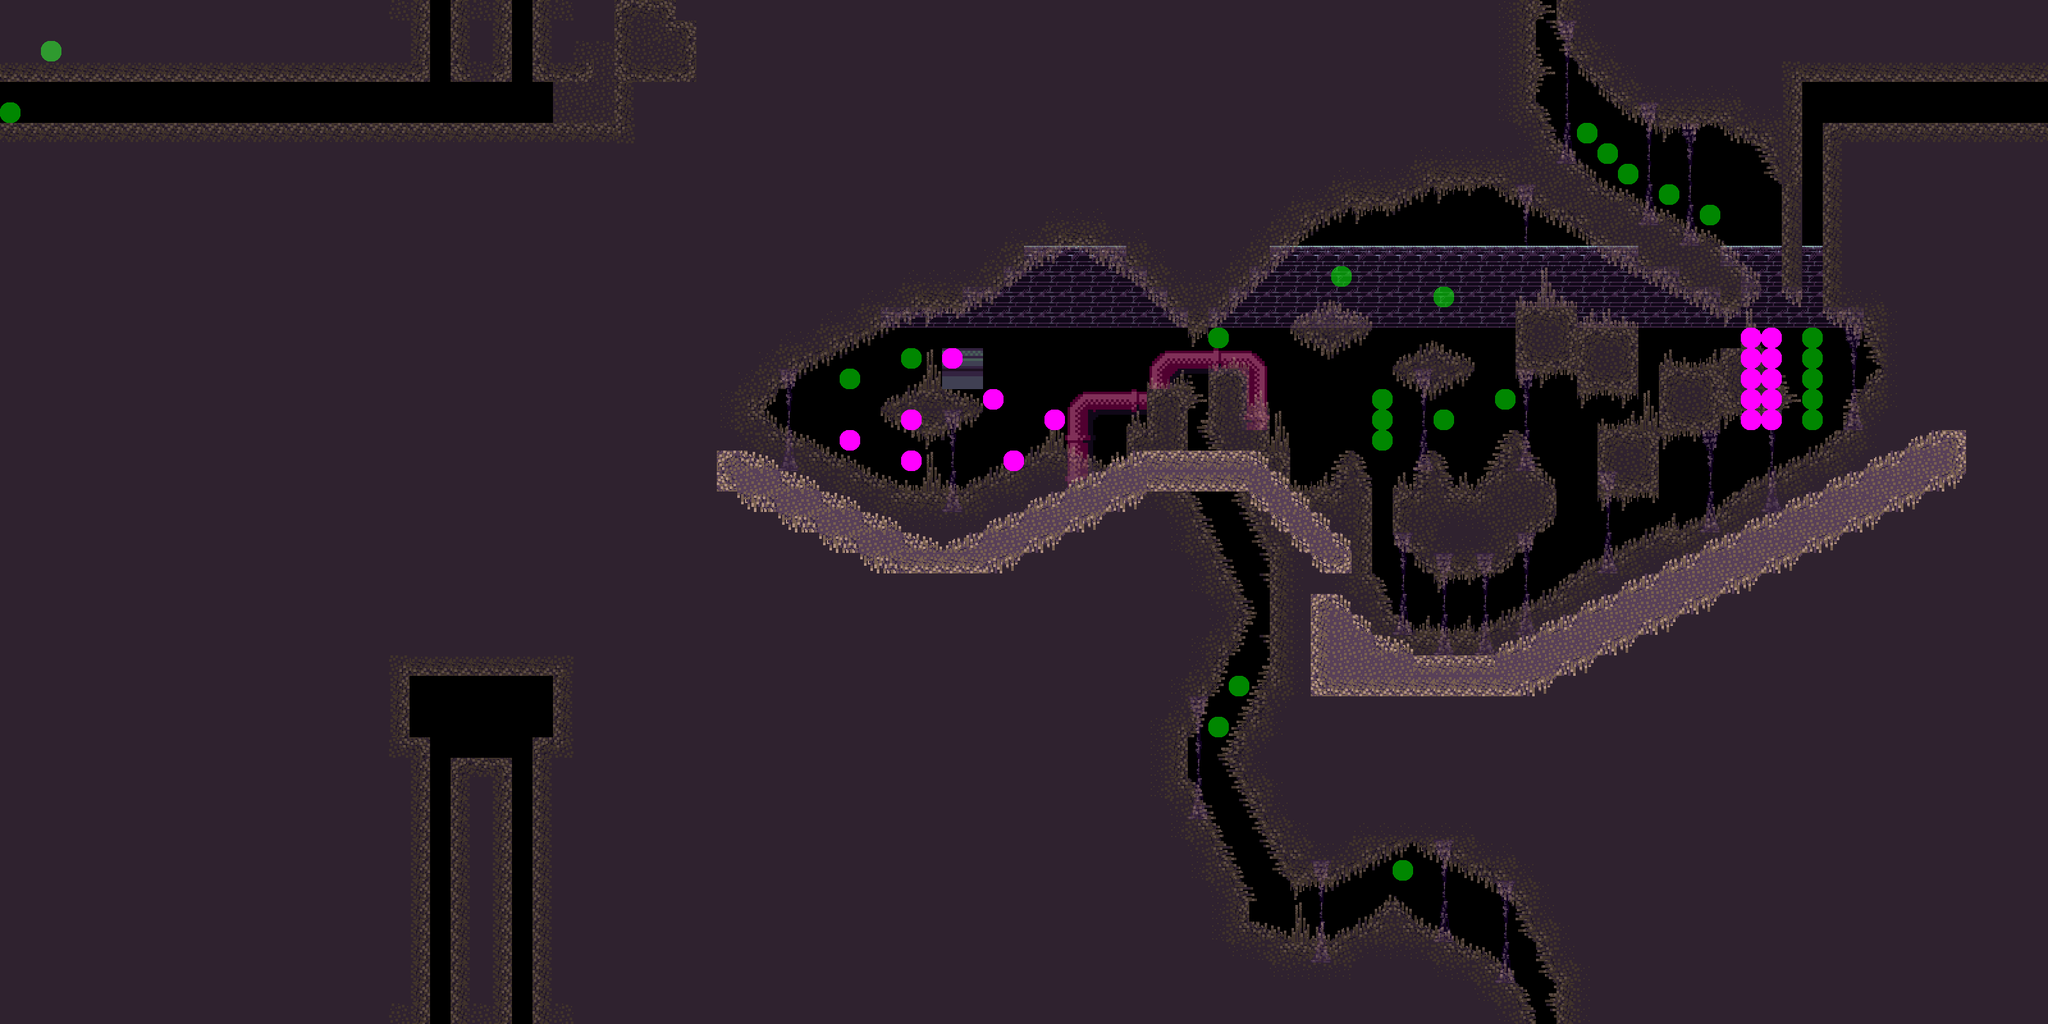

Rendered tile map (Tiled .tmx) drawn with the repository's tilesets; below, a short description and the map source with its tile grids summarised:
An orthogonal 100x50 tile map with 32x32 px tiles, 4 tile layers (Backdrop2, Backdrop, World, Top), 2 tilesets and 19 objects (Box, box, corner).

<map version="1.0" orientation="orthogonal" width="100" height="50" tilewidth="32" tileheight="32">
 <tileset firstgid="1" name="BasicTileset2" tilewidth="32" tileheight="32">
  <image source="tilesets/BasicTileset2.png" width="512" height="512" />
  <tile id="41">
   <properties>
    <property name="b" value="32" />
    <property name="m" value="-0.5" />
    <property name="orientation" value="left" />
    <property name="physics" value="true" />
    <property name="shape" value="[0, 16, 16, -16, 16, 16]" />
   </properties>
  </tile>
  <tile id="42">
   <properties>
    <property name="b" value="0" />
    <property name="m" value="0.5" />
    <property name="orientation" value="right" />
    <property name="physics" value="true" />
    <property name="shape" value="[-16, -16, 0, 16, -16, 16]" />
   </properties>
  </tile>
  <tile id="53">
   <properties>
    <property name="bodyType" value="dynamic" />
    <property name="bounce" value="0.8" />
    <property name="density" value="0.4" />
    <property name="friction" value="0.1" />
    <property name="physics" value="true" />
    <property name="radius" value="16" />
   </properties>
  </tile>
  <tile id="54">
   <properties>
    <property name="b" value="0" />
    <property name="m" value="1" />
    <property name="orientation" value="right" />
    <property name="physics" value="true" />
    <property name="shape" value="[-16, -16, 16, 16, -16, 16]" />
   </properties>
  </tile>
  <tile id="57">
   <properties>
    <property name="b" value="16" />
    <property name="m" value="-0.5" />
    <property name="orientation" value="left" />
    <property name="physics" value="true" />
    <property name="shape" value="[-16, 16, 0, -16, 16, -16, 16, 16]" />
   </properties>
  </tile>
  <tile id="58">
   <properties>
    <property name="b" value="16" />
    <property name="m" value="0.5" />
    <property name="orientation" value="right" />
    <property name="physics" value="true" />
    <property name="shape" value="[-16, -16, 0, -16, 16, 16, -16, 16]" />
   </properties>
  </tile>
  <tile id="65">
   <properties>
    <property name="orientation" value="solid" />
   </properties>
  </tile>
  <tile id="69">
   <properties>
    <property name="bodyType" value="dynamic" />
    <property name="bounce" value="0.8" />
    <property name="density" value="0.5" />
    <property name="friction" value="0.1" />
    <property name="physics" value="true" />
    <property name="radius" value="16" />
   </properties>
  </tile>
  <tile id="70">
   <properties>
    <property name="b" value="32" />
    <property name="m" value="-1" />
    <property name="orientation" value="right" />
    <property name="physics" value="true" />
    <property name="shape" value="[-16, -16, 16, -16, -16, 16]" />
   </properties>
  </tile>
  <tile id="73">
   <properties>
    <property name="b" value="0" />
    <property name="m" value="0.5" />
    <property name="orientation" value="left" />
    <property name="physics" value="true" />
    <property name="shape" value="[0, 16, -16, -16, 16, -16, 16, 16]" />
   </properties>
  </tile>
  <tile id="74">
   <properties>
    <property name="b" value="32" />
    <property name="m" value="-0.5" />
    <property name="orientation" value="right" />
    <property name="physics" value="true" />
    <property name="shape" value="[-16, -16, 16, -16, 0, 16, -16, 16]" />
   </properties>
  </tile>
  <tile id="87">
   <properties>
    <property name="b" value="32" />
    <property name="m" value="-1" />
    <property name="orientation" value="left" />
    <property name="physics" value="true" />
    <property name="shape" value="[-16, 16, 16, -16, 16, 16]" />
   </properties>
  </tile>
  <tile id="89">
   <properties>
    <property name="b" value="16" />
    <property name="m" value="0.5" />
    <property name="orientation" value="left" />
    <property name="physics" value="true" />
    <property name="shape" value="[0, -16, 16, -16, 16, 16]" />
   </properties>
  </tile>
  <tile id="90">
   <properties>
    <property name="b" value="16" />
    <property name="m" value="-0.5" />
    <property name="orientation" value="right" />
    <property name="physics" value="true" />
    <property name="shape" value="[-16, -16, 0, -16, -16, 16]" />
   </properties>
  </tile>
  <tile id="103">
   <properties>
    <property name="b" value="0" />
    <property name="m" value="1" />
    <property name="orientation" value="left" />
    <property name="physics" value="true" />
    <property name="shape" value="[-16, -16, 16, -16, 16, 16]" />
   </properties>
  </tile>
  <tile id="115">
   <properties>
    <property name="orientation" value="solid" />
   </properties>
  </tile>
  <tile id="116">
   <properties>
    <property name="orientation" value="solid" />
   </properties>
  </tile>
  <tile id="117">
   <properties>
    <property name="orientation" value="solid" />
    <property name="physics" value="true" />
   </properties>
  </tile>
  <tile id="118">
   <properties>
    <property name="orientation" value="solid" />
    <property name="physics" value="true" />
   </properties>
  </tile>
  <tile id="119">
   <properties>
    <property name="orientation" value="solid" />
    <property name="physics" value="true" />
   </properties>
  </tile>
  <tile id="131">
   <properties>
    <property name="orientation" value="solid" />
   </properties>
  </tile>
  <tile id="132">
   <properties>
    <property name="orientation" value="solid" />
   </properties>
  </tile>
  <tile id="133">
   <properties>
    <property name="orientation" value="solid" />
    <property name="physics" value="true" />
   </properties>
  </tile>
  <tile id="135">
   <properties>
    <property name="orientation" value="solid" />
    <property name="physics" value="true" />
   </properties>
  </tile>
  <tile id="146">
   <properties>
    <property name="b" value="0" />
    <property name="m" value="1" />
    <property name="orientation" value="down" />
    <property name="physics" value="true" />
    <property name="shape" value="[-16, -16, 16, -16, 16, 16]" />
   </properties>
  </tile>
  <tile id="147">
   <properties>
    <property name="b" value="32" />
    <property name="m" value="-1" />
    <property name="orientation" value="down" />
    <property name="physics" value="true" />
    <property name="shape" value="[-16, -16, 16, -16, -16, 16]" />
   </properties>
  </tile>
  <tile id="149">
   <properties>
    <property name="orientation" value="solid" />
    <property name="physics" value="true" />
   </properties>
  </tile>
  <tile id="150">
   <properties>
    <property name="orientation" value="solid" />
    <property name="physics" value="true" />
   </properties>
  </tile>
  <tile id="151">
   <properties>
    <property name="orientation" value="solid" />
    <property name="physics" value="true" />
   </properties>
  </tile>
  <tile id="160">
   <properties>
    <property name="b" value="32" />
    <property name="m" value="-1" />
    <property name="orientation" value="up" />
    <property name="physics" value="true" />
    <property name="shape" value="[-16, 16, 16, -16, 16, 16]" />
   </properties>
  </tile>
  <tile id="161">
   <properties>
    <property name="b" value="0" />
    <property name="m" value="1" />
    <property name="orientation" value="up" />
    <property name="physics" value="true" />
    <property name="shape" value="[-16, -16, 16, 16, -16, 16]" />
   </properties>
  </tile>
  <tile id="180">
   <properties>
    <property name="b" value="32" />
    <property name="m" value="-0.5" />
    <property name="orientation" value="up" />
    <property name="physics" value="true" />
    <property name="shape" value="[-16, 16, 16, 0, 16, 16]" />
   </properties>
  </tile>
  <tile id="181">
   <properties>
    <property name="b" value="16" />
    <property name="m" value="-0.5" />
    <property name="orientation" value="up" />
    <property name="physics" value="true" />
    <property name="shape" value="[-16, 0, 16, -16, 16, 16, -16, 16]" />
   </properties>
  </tile>
  <tile id="182">
   <properties>
    <property name="b" value="0" />
    <property name="m" value="0.5" />
    <property name="orientation" value="up" />
    <property name="physics" value="true" />
    <property name="shape" value="[-16, -16, 16, 0, 16, 16, -16, 16]" />
   </properties>
  </tile>
  <tile id="183">
   <properties>
    <property name="b" value="16" />
    <property name="m" value="0.5" />
    <property name="orientation" value="up" />
    <property name="physics" value="true" />
    <property name="shape" value="[-16, 0, 16, 16, -16, 16]" />
   </properties>
  </tile>
  <tile id="196">
   <properties>
    <property name="b" value="0" />
    <property name="m" value="0.5" />
    <property name="orientation" value="down" />
    <property name="physics" value="true" />
    <property name="shape" value="[-16, -16, 16, -16, 16, 0]" />
   </properties>
  </tile>
  <tile id="197">
   <properties>
    <property name="b" value="16" />
    <property name="m" value="0.5" />
    <property name="orientation" value="down" />
    <property name="physics" value="true" />
    <property name="shape" value="[-16, 0, -16, -16, 16, -16, 16, 16]" />
   </properties>
  </tile>
  <tile id="198">
   <properties>
    <property name="b" value="32" />
    <property name="m" value="-0.5" />
    <property name="orientation" value="down" />
    <property name="physics" value="true" />
    <property name="shape" value="[-16, -16, 16, -16, 16, 0, -16, 16]" />
   </properties>
  </tile>
  <tile id="199">
   <properties>
    <property name="b" value="16" />
    <property name="m" value="-0.5" />
    <property name="orientation" value="down" />
    <property name="physics" value="true" />
    <property name="shape" value="[-16, 0, -16, -16, 16, -16]" />
   </properties>
  </tile>
 </tileset>
 <tileset firstgid="257" name="BasicTileset2big" tilewidth="64" tileheight="64">
  <image source="tilesets/BasicTileset2big.png" width="1024" height="1024" />
  <tile id="49">
   <properties>
    <property name="animDelay" value="500" />
    <property name="animFrameSelect" value="relative" />
    <property name="animFrames" value="[-1, 0, 1]" />
    <property name="animSync" value="1" />
    <property name="bodyType" value="dynamic" />
    <property name="physics" value="true" />
    <property name="shape" value="auto" />
   </properties>
  </tile>
 </tileset>
 <layer name="Backdrop2" width="100" height="50">
  <properties>
   <property name="scale" value="0.85" />
  </properties>
  <data>[5000 cells, 0 non-empty, 0 distinct tile ids]</data>
 </layer>
 <layer name="Backdrop" width="100" height="50">
  <data>[5000 cells, 252 non-empty, 11 distinct tile ids]</data>
 </layer>
 <layer name="World" width="100" height="50" opacity="0.53">
  <properties>
   <property name="categoryBits" value="1" />
   <property name="maskBits" value="1" />
   <property name="physics" value="true" />
  </properties>
  <data>[5000 cells, 4507 non-empty, 68 distinct tile ids]</data>
 </layer>
 <layer name="Top" width="100" height="50">
  <properties>
   <property name="bounce" value="0.3" />
   <property name="categoryBits" value="2" />
   <property name="friction" value="0.01" />
   <property name="maskBits" value="2" />
   <property name="physics" value="false" />
  </properties>
  <data>[5000 cells, 206 non-empty, 20 distinct tile ids]</data>
 </layer>
 <objectgroup name="Sprites and Objects" width="100" height="50">
  <properties>
   <property name="spriteLayer" value="true" />
  </properties>
  <object name="Box" type="Box" gid="20" x="1743" y="594">
   <properties>
    <property name="bodyType" value="static" />
    <property name="categoryBits" value="2" />
    <property name="maskBits" value="2" />
    <property name="physics" value="true" />
   </properties>
  </object>
  <object name="box2" type="box" gid="20" x="1666" y="586">
   <properties>
    <property name="categoryBits" value="1" />
    <property name="maskBits" value="1" />
    <property name="physics" value="true" />
   </properties>
  </object>
  <object x="1706" y="550" width="27" height="42">
   <properties>
    <property name="lineColor" value="[0, 1, 0]" />
    <property name="lineWidth" value="7" />
   </properties>
  </object>
  <object x="1607" y="479" width="47" height="32">
   <properties>
    <property name="fillColor" value="[1, 0, 0, 0.4]" />
    <property name="lineColor" value="[0, 0, 1]" />
    <property name="lineWidth" value="3" />
   </properties>
   <ellipse />
  </object>
  <object x="1696" y="518">
   <properties>
    <property name="lineColor" value="[0.5, 1, 0.2]" />
    <property name="lineWidth" value="3" />
   </properties>
   <polygon points="0,0 -20,-79 6,-32 61,-56" />
  </object>
  <object x="1783" y="599">
   <properties>
    <property name="lineColor" value="[1, 0, 0]" />
    <property name="lineWidth" value="5" />
   </properties>
   <polyline points="0,0 -42,15 -79,1 -136,16 -180,-3" />
  </object>
  <object x="1739" y="559" width="39" height="37">
   <properties>
    <property name="lineColor" value="[0, 0, 1]" />
    <property name="lineWidth" value="1" />
   </properties>
  </object>
  <object x="1888" y="576" width="32" height="32">
   <properties>
    <property name="lineColor" value="[1, 1, 0]" />
    <property name="lineWidth" value="2" />
   </properties>
  </object>
  <object x="1792" y="608">
   <properties>
    <property name="lineColor" value="[0, 1, 1]" />
    <property name="lineWidth" value="3" />
   </properties>
   <polyline points="0,0 64,0 0,64 0,0" />
  </object>
  <object x="1888" y="608" width="32" height="32">
   <properties>
    <property name="lineColor" value="[1, 0.5, 0]" />
    <property name="lineWidth" value="2" />
   </properties>
   <ellipse />
  </object>
  <object x="1760" y="672" width="64" height="32">
   <properties>
    <property name="fillColor" value="[0.2, 0, 1]" />
   </properties>
   <ellipse />
  </object>
  <object x="1751" y="511" width="36" height="35">
   <properties>
    <property name="bodyType" value="dynamic" />
    <property name="bounce" value="0.5" />
    <property name="density" value="0.5" />
    <property name="fillColor" value="[1, 0, 1, 0.6]" />
    <property name="friction" value="0.1" />
    <property name="physics" value="true" />
    <property name="shape" value="auto" />
   </properties>
  </object>
  <object x="1528" y="518" width="60" height="28">
   <properties>
    <property name="bodyType" value="dynamic" />
    <property name="bounce" value="0.95" />
    <property name="density" value="0.2" />
    <property name="fillColor" value="[1, 1, 0, 0.7]" />
    <property name="friction" value="0" />
    <property name="physics" value="true" />
    <property name="shape" value="auto" />
   </properties>
   <ellipse />
  </object>
  <object x="1632" y="544" width="32" height="32">
   <properties>
    <property name="bodyType" value="dynamic" />
    <property name="bounce" value="0.1" />
    <property name="density" value="0.95" />
    <property name="friction" value="0.8" />
    <property name="lineColor" value="[0, 0, 1]" />
    <property name="lineWidth" value="3" />
    <property name="physics" value="true" />
    <property name="shape" value="auto" />
   </properties>
   <ellipse />
  </object>
  <object x="1521" y="501">
   <properties>
    <property name="bodyType" value="dynamic" />
    <property name="bounce" value="0.7" />
    <property name="density" value="0.05" />
    <property name="friction" value="0" />
    <property name="lineColor" value="[1, 1, 1, 0.8]" />
    <property name="lineWidth" value="2" />
    <property name="physics" value="true" />
    <property name="shape" value="auto" />
   </properties>
   <polyline points="0,0 61,-3 102,30 152,21 196,41" />
  </object>
  <object x="1616" y="623">
   <properties>
    <property name="bodyType" value="dynamic" />
    <property name="bounce" value="0.99" />
    <property name="density" value="0.2" />
    <property name="friction" value="0" />
    <property name="lineColor" value="[0, 1, 0, 0.6]" />
    <property name="lineWidth" value="4" />
    <property name="physics" value="true" />
    <property name="shape" value="auto" />
   </properties>
   <polygon points="0,0 77,13 25,79" />
  </object>
  <object gid="65" x="1581" y="589">
   <properties>
    <property name="levelHeight" value="16" />
    <property name="levelWidth" value="64" />
    <property name="physics" value="true" />
   </properties>
  </object>
  <object x="1272" y="670">
   <properties>
    <property name="bodyType" value="dynamic" />
    <property name="fillColor" value="[0, 1, 0]" />
    <property name="lineColor" value="[1, 0, 0]" />
    <property name="lineWidth" value="3" />
    <property name="physics" value="true" />
    <property name="shape" value="auto" />
   </properties>
   <polygon points="0,0 16,-71 24,-32 88,-62 114,-55" />
  </object>
  <object name="corner" x="0" y="0" width="32" height="32" />
 </objectgroup>
</map>
